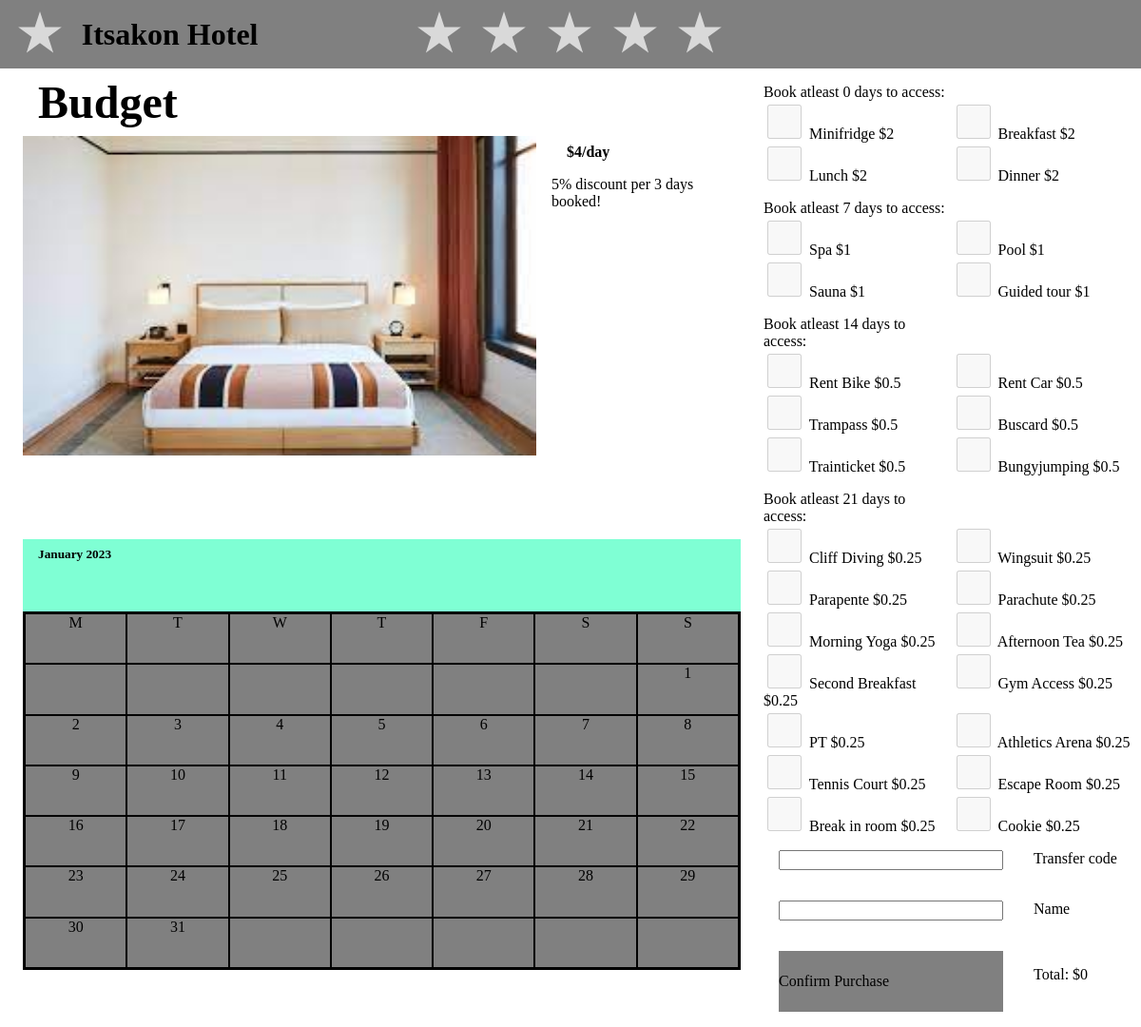
Page /budget.php on the committed database.
### tables this page shows
CREATE TABLE rooms (
	id INTEGER PRIMARY KEY,
	room_standard VARCHAR,
	base_price NUMBER
);

CREATE TABLE features (
	id INTEGER PRIMARY KEY,
	name VARCHAR,
	price NUMBER,
	minimal_booking_duration INTEGER
);

### src/roomForm.php (the view, shortened to what this page needs)
<?php
$getFeatures = $database->query(
    "SELECT * FROM features
");
$features = $getFeatures->fetchAll(PDO::FETCH_ASSOC);
?>
            <section class="features">
                <?php
                foreach($features as $key => $feature) {
                    ?>
                    <?php
                    if ($feature['minimal_booking_duration'] !== $features[$key-1]['minimal_booking_duration']) {
                        ?>
                        <p>Book atleast <?=$feature['minimal_booking_duration']?> days to access:</p>
                        <p></p>
                        <?php
                    }
                    ?>
                    <div class="feature">
                        <input type="checkbox" class="limit<?=$feature['minimal_booking_duration']?>" name="features[<?=$feature['id']?>]" value="<?=$feature['name'] . "," . $feature['price']?>" disabled="true">
                        <label for="features[<?=$feature['id']?>]"><?=$feature['name'] . " $" . $feature['price']?></label>
                    </div>
                    <?php
                }
                ?>
            </section>
            <section class="complete-purchace">
                <input type="text" name="transfer-code">
                <label for="transfer-code">Transfer code</label>
                <input type="text" name="name">
                <label for="name">Name</label>
                <button type="submit" id="confirm-button">Confirm Purchase</button>
                <div class="price"><p>Total: $</p><p id="display-price">0</p></div>
            </section>
        </form>
    </div>
    </body>
</html>

### src/roomCard.php (shortened to what this page needs)
<?php
function roomCard($roomCard) {
    $daySymbol = ["M", "T", "W", "T", "F", "S", "S"];
    $database = new PDO('sqlite:./itsakon.db');
    $getPrice = $database->query(
        "SELECT base_price FROM rooms
        WHERE room_standard = '$roomCard'
        ");
    $getBooked = $database->query(
        "SELECT day_of_month FROM bookings
        INNER JOIN rooms ON rooms.id = bookings.room_id
        WHERE room_standard = '$roomCard'
        ");
    $roomPrice = $getPrice->fetch(PDO::FETCH_ASSOC)['base_price'];
    $unavailable = $getBooked->fetchAll(PDO::FETCH_COLUMN);
?>
<article class=room id="<?=$roomCard?>">
    <h3><?=ucfirst($roomCard)?></h3>
    <div class="carousell-info">
        <section class="carousell">
            <button class="scroll-button left" id="<?=$roomCard?>-left" type="button">
            </button>
            <div class="images">
                <div class="image-container" id="<?=$roomCard?>-scroller">
                    <img src="../resources/images/budget-one.jpg" alt="First">
                </div>
            </div>
            <button class="scroll-button right" id="<?=$roomCard?>-right" type="button">
            </button>
        </section>
        <div class="book-info">
            <section class="info">
                <h4 id="room-price">$<?=$roomPrice?>/day</h4>
                <p>5% discount per 3 days booked!</p>
            </section>
        </div>
    </div>
    <section class="calendar-section">
        <div class="calendar">
            <h5>January 2023</h5>
            <div class="calendar-body">
                <?php
                for ($i=0; $i < 7; $i++) {
                    ?>
                    <div class="calendar-element day-of-week"><?= $daySymbol[$i]?></div>
                    <?php
                }
                for ($i=0; $i < 6; $i++) {
                    ?>
                    <div class="calendar-element out-of-month"></div>
                    <?php
                }
                for ($i=1; $i <= 31; $i++) {
                    ?>
                    <div class="calendar-element day-of-month <?php if(in_array($i, $unavailable)){echo "unavailable";}?>" id="<?=$roomCard?><?=$i?>"><?= $i?></div>
                    <?php
                }
                for ($i=0; $i < 5; $i++) {
                    ?>
                    <div class="calendar-element out-of-month"></div>
                    <?php
                }
                ?>
            </div>
        </div>
    </section>
</article>
<?php
}

### src/general.css (style rules this page uses)
body { margin: 0; }
h1, h2, h3, h4, h5 { margin: 8px 16px; }
h3 { font-size: 48px; }
button { all: unset; }

### src/roomCard.css (style rules this page uses)
.room { height: 800px; width: 372px; margin: 0 24px 24px 24px; background-color: gray; }
.carousell { width: 340px; height: 336px; background-color: aliceblue; margin: auto; position: relative; }
.scroll-button { height: 100%; width: 52px; position: absolute; top: 0; display: flex; align-items: center; justify-content: center; z-index: 99; }
.left { left: 0; }
.right { right: 0; }
.images { height: 100%; width: 100%; background-color: aqua; overflow-x: hidden; overflow-wrap: nowrap; }
.image-container { width: 300%; height: 100%; }
.images img { height: 336px; width: 340px; background-color: bisque; float: left; object-fit: cover; }
.book-info { margin-left: 16px; display: flex; justify-content: space-between; }
.calendar { height: 204px; width: 340px; background-color: aquamarine; display: flex; flex-direction: column; margin: auto; }
.calendar-body { height: 168px; width: 336px; background-color: grey; border-style: solid; border-color: black; border-width: 2px; margin: auto; display: grid; grid-template-columns: 1fr 1fr 1fr 1fr 1fr 1fr 1fr; }
.calendar-element { text-align: center; border-style: solid; border-color: black; border-width: 1px; }
.day-of-month { cursor: pointer; }

### src/room.css (style rules this page uses)
.room { background-color: unset; width: fit-content; width: 755px; }
.carousell-info { display: flex; }
.carousell { width: 540px; }
.images img { width: 540px; }
.room h4 { display: none; }
.info h4 { display: block; }
.calendar { width: 755px; height: 453px; display: flex; flex-direction: column; justify-content: space-between; margin-top: 88px; }
.calendar-body { width: 751px; height: 373px; margin-bottom: 0; margin-top: 0; }
form section { display: grid; grid-template-columns: 1fr 1fr; }
.features p { margin-bottom: 0; }
.complete-purchace > * { margin: 16px; }
.complete-purchace button { background-color: grey; width: 236px; height: 64px; cursor: pointer; }
.price { display: flex; }
.feature input { background-color: gray; width: 36px; height: 36px; margin: 4px; }

### rows in the picture
rooms: base_price "4"
features: minimal_booking_duration "0", name "Minifridge", price "2"
features: name "Breakfast", price "2"
features: name "Lunch", price "2"
features: name "Dinner", price "2"
features: minimal_booking_duration "7", name "Spa", price "1"
features: name "Pool", price "1"
features: name "Sauna", price "1"
features: name "Guided tour", price "1"
features: minimal_booking_duration "14", name "Rent Bike", price "0.5"
features: name "Rent Car", price "0.5"
features: name "Trampass", price "0.5"
features: name "Buscard", price "0.5"
features: name "Trainticket", price "0.5"
features: name "Bungyjumping", price "0.5"
features: minimal_booking_duration "21", name "Cliff Diving", price "0.25"
features: name "Wingsuit", price "0.25"
features: name "Parapente", price "0.25"
features: name "Parachute", price "0.25"
features: name "Morning Yoga", price "0.25"
features: name "Afternoon Tea", price "0.25"
features: name "Second Breakfast", price "0.25"
features: name "Gym Access", price "0.25"
features: name "PT", price "0.25"
features: name "Athletics Arena", price "0.25"
features: name "Tennis Court", price "0.25"
features: name "Escape Room", price "0.25"
features: name "Break in room", price "0.25"
features: name "Cookie", price "0.25"

### other values in the picture
$roomCard "Budget"
$daySymbol[$i] "M"
$daySymbol[$i] "T"
$daySymbol[$i] "W"
$daySymbol[$i] "F"
$daySymbol[$i] "S"
